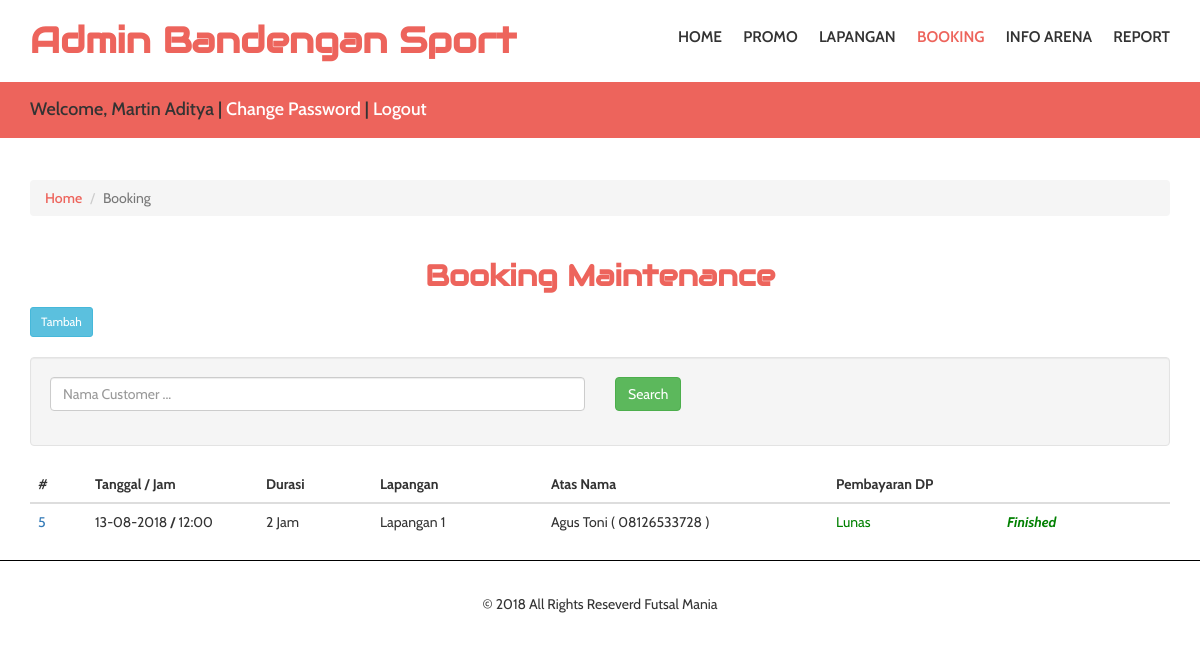
/admin/index.php?menu=booking (signed in), run on the app's committed database.
### tables this page shows
CREATE TABLE `t_booking` (
  `id_booking` int(11) NOT NULL AUTO_INCREMENT,
  `tanggal_create` datetime NOT NULL,
  `id_lapangan` int(11) NOT NULL,
  `id_customer` int(11) NOT NULL,
  `tanggal_booking` datetime NOT NULL,
  `durasi` int(11) NOT NULL,
  `status` int(11) NOT NULL DEFAULT '0',
  PRIMARY KEY (`id_booking`)
);

CREATE TABLE `t_lapangan` (
  `id_lapangan` int(11) NOT NULL AUTO_INCREMENT,
  `nama` varchar(50) NOT NULL,
  `id_arena` int(11) NOT NULL,
  `harga` int(11) NOT NULL,
  `foto` varchar(100) NOT NULL,
  `deskripsi` text NOT NULL,
  `status` int(11) NOT NULL,
  PRIMARY KEY (`id_lapangan`)
);

### admin/class/connection.php (called while the page is built, shortened)
<?php
class connection{
	private $host="localhost";
	private $user="root";
	private $pass="";
	private $database="futsal";
      private $con;
      public function __construct(){
		$this->con= new mysqli($this->host, $this->user, $this->pass, $this->database);
	}
	public function executeQuery($query){
		$result=$this->con->query($query);
		return $result;
	}
	public function totalRows($query){
		$result=$this->con->query($query);
		if($result == null){
			return mysqli_affected_rows($this->con);
		}
		else{
			return mysqli_num_rows($result);
		}
	}
	public function getRowsPaging($query, $page, $limit, &$paging, $link){
		$data = array();
		$criteria = "";
		if($page != "" && $limit != ""){
			$mulai = ($page>1) ? ($page * $limit) - $limit : 0;
			$criteria =  " LIMIT ".($mulai).", ".$limit;
		}
		$result=$this->executeQuery($query.$criteria);
		if($result){
			while($rows = $result->fetch_assoc()){
				$data[] = $rows;
			}
		}
		$totalRows = $this->totalRows($query);
		return $data;
	}
	public function createPaging($total_data, $get_halaman, $max_halaman = 5, $link){
		$jumlah_paging = ceil($total_data / $max_halaman);
		$page = isset($get_halaman) ? (int)$get_halaman : 1;
		$paging = "";
		return $paging;
	}
}
?>

### admin/pages/booking.php (the view, shortened to what this page needs)
<div class="container">
	<ol class="breadcrumb">
		<li><a href="index.php">Home</a></li>
		<li class="active">Booking</li>
	</ol>
</div>
<div class="contact">
	<div class="container">
		 <div class="contact-grids">
			<center><h2>Booking Maintenance</h2></center>
				<a href="?menu=booking&action=detail" class="btn btn-info btn-sm">Tambah</a><br/><br/>
				<div class="well">
					<form method="get">
						<div class="row">
							<div class="form-group col-md-6">
								<input class="form-control" name="customer" id="customer" value="<?= $s_customer ?>" type="" placeholder="Nama Customer ..." />
							</div>
							<div class="col-md-3">
								<button class="btn btn-success" type="submit" value="search" name="search">Search</button>
							</div>
						</div>
					</form>
				</div>
				<table class="table table-hover" style="width:100%;">
					<thead>
					  <tr>
						<th scope="col" style="width:5%;">#</th>
						<th scope="col" style="width:15%;">Tanggal / Jam</th>
						<th scope="col" style="width:10%;">Durasi</th>
						<th scope="col" style="width:15%;">Lapangan</th>
						<th scope="col" style="width:25%;">Atas Nama</th>
						<th scope="col" style="width:15%;">Pembayaran DP</th>
						<th scope="col" style="width:20%;"></th>
					  </tr>
					</thead>
					<tbody>
						<?php for($i=0;$i<count($data);$i++){ ?>
						<tr>
							<td><a href="?menu=booking&action=detail&id=<?= $data[$i]['id_booking'] ?>" ><?= $data[$i]['id_booking'] ?></a></td>
							<td><?= $data[$i]['tanggal_main'] ?> <b>/</b> <?= $data[$i]['jam_main'] ?></td>
							<td><?= $data[$i]['durasi'] ?> Jam</td>
							<td><?= $data[$i]['nama_lapangan'] ?></td>
							<td><?= $data[$i]['nama_customer'] != '' ? $data[$i]['nama_customer'] : '' ?>
								( <?= $data[$i]['telp'] != '' ? $data[$i]['telp'] : 'Bukan Member' ?> )</td>
							<td>
								<?php
									if($data[$i]['status_pembayaran'] == ""){
										echo "-";
									}
									elseif($data[$i]['status_pembayaran'] == 1){
										echo '<span style="color:Green;">Lunas</span>';
									}
								?>
							</td>
							<td>
								<form method="post">
									<?php if($data[$i]['status'] == '0'){ ?>
									<button type="submit" name="finish" class="btn btn-xs btn-success">Finish</button>
									<button type="submit" name="cancel" class="btn btn-xs btn-danger">Cancel</button>
									<?php } elseif($data[$i]['status'] == '1'){ ?>
										<span class="note" style="color:green;">Finished</span>
									<?php } elseif($data[$i]['status'] == '3'){ ?>
										<span class="note" style="color:red;">Canceled</span>
									<?php } ?>
								</form>
							</td>
						</tr>
						<?php } ?>
					</tbody>
				</table>
		</div>
	</div>
</div>

### css/style.css (style rules this page uses)
body { margin:0; font-family: 'Cabin', sans-serif; }
body a { transition: 0.5s all ease; -webkit-transition: 0.5s all ease; -moz-transition: 0.5s all ease; -o-transition: 0.5s all ease; -ms-transition: 0.5s all ease; }
h1,h2,h3,h4,h5,h6 { margin:0; }
ol.breadcrumb { margin-top:3em; margin-bottom:0; }
ol.breadcrumb li a { color:#ed645c; font-weight:500; }
.contact-grids h2 { color: #ed645c; font-weight: 600; margin-bottom: 0.5em; font-size: 2.1em; margin-top: 1.5em; font-family: 'Audiowide', cursive; }

### admin/pages/booking.php (style rules this page uses)
.note { font-weight:bold; font-style:italic; }

### data on the page
t_booking: id_booking "5", tanggal_main "13-08-2018", jam_main "12:00", durasi "2", id_lapangan.nama "Lapangan 1", nama_customer "Agus Toni", telp "08126533728", status "Finished"

### other printed values
$_SESSION['nama_arena'] "Bandengan Sport"
$_SESSION['nama'] "Martin Aditya"
